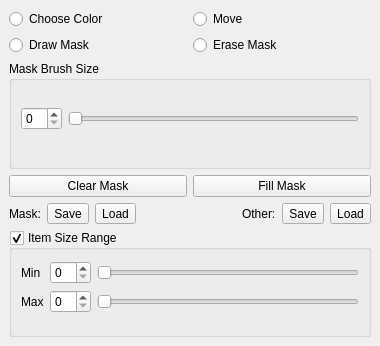
<?xml version="1.0" encoding="UTF-8"?>
<ui version="4.0">
 <class>ToolsDockWidget</class>
 <widget class="QDockWidget" name="ToolsDockWidget">
  <property name="geometry">
   <rect>
    <x>0</x>
    <y>0</y>
    <width>380</width>
    <height>346</height>
   </rect>
  </property>
  <property name="windowTitle">
   <string>Tools</string>
  </property>
  <widget class="QWidget" name="dockWidgetContents">
   <layout class="QVBoxLayout" name="verticalLayout">
    <item>
     <layout class="QVBoxLayout" name="verticalLayout_2">
      <item>
       <layout class="QGridLayout" name="gridLayout_2">
        <item row="2" column="0">
         <widget class="QRadioButton" name="chooseColorRadioButton">
          <property name="text">
           <string>Choose Color</string>
          </property>
         </widget>
        </item>
        <item row="3" column="0">
         <widget class="QRadioButton" name="drawMaskRadioButton">
          <property name="text">
           <string>Draw Mask</string>
          </property>
         </widget>
        </item>
        <item row="3" column="1">
         <widget class="QRadioButton" name="eraseMaskRadioButton">
          <property name="text">
           <string>Erase Mask</string>
          </property>
         </widget>
        </item>
        <item row="2" column="1">
         <widget class="QRadioButton" name="moveRadioButton">
          <property name="text">
           <string>Move</string>
          </property>
         </widget>
        </item>
       </layout>
      </item>
      <item>
       <widget class="QGroupBox" name="groupBox">
        <property name="title">
         <string>Mask Brush Size</string>
        </property>
        <layout class="QHBoxLayout" name="horizontalLayout">
         <property name="topMargin">
          <number>0</number>
         </property>
         <item>
          <widget class="QSpinBox" name="maskBrushSizeSpinBox"/>
         </item>
         <item>
          <widget class="QSlider" name="maskBrushSizeSlider">
           <property name="orientation">
            <enum>Qt::Horizontal</enum>
           </property>
          </widget>
         </item>
        </layout>
       </widget>
      </item>
      <item>
       <layout class="QHBoxLayout" name="horizontalLayout_2">
        <item>
         <widget class="QPushButton" name="completelyEraseMaskButton">
          <property name="text">
           <string>Clear Mask</string>
          </property>
         </widget>
        </item>
        <item>
         <widget class="QPushButton" name="completelyFillMaskButton">
          <property name="text">
           <string>Fill Mask</string>
          </property>
         </widget>
        </item>
       </layout>
      </item>
      <item>
       <layout class="QHBoxLayout" name="horizontalLayout_3">
        <item>
         <widget class="QLabel" name="maskLabel">
          <property name="sizePolicy">
           <sizepolicy hsizetype="Maximum" vsizetype="Preferred">
            <horstretch>0</horstretch>
            <verstretch>0</verstretch>
           </sizepolicy>
          </property>
          <property name="text">
           <string>Mask:</string>
          </property>
         </widget>
        </item>
        <item>
         <widget class="QToolButton" name="maskSaveButton">
          <property name="text">
           <string>Save</string>
          </property>
          <property name="popupMode">
           <enum>QToolButton::InstantPopup</enum>
          </property>
         </widget>
        </item>
        <item>
         <widget class="QToolButton" name="maskLoadButton">
          <property name="text">
           <string>Load</string>
          </property>
         </widget>
        </item>
        <item>
         <spacer name="horizontalSpacer">
          <property name="orientation">
           <enum>Qt::Horizontal</enum>
          </property>
          <property name="sizeHint" stdset="0">
           <size>
            <width>40</width>
            <height>20</height>
           </size>
          </property>
         </spacer>
        </item>
        <item>
         <widget class="QLabel" name="otherLabel">
          <property name="sizePolicy">
           <sizepolicy hsizetype="Maximum" vsizetype="Preferred">
            <horstretch>0</horstretch>
            <verstretch>0</verstretch>
           </sizepolicy>
          </property>
          <property name="text">
           <string>Other:</string>
          </property>
         </widget>
        </item>
        <item>
         <widget class="QToolButton" name="otherSaveButton">
          <property name="text">
           <string>Save</string>
          </property>
          <property name="popupMode">
           <enum>QToolButton::InstantPopup</enum>
          </property>
         </widget>
        </item>
        <item>
         <widget class="QToolButton" name="otherLoadButton">
          <property name="text">
           <string>Load</string>
          </property>
         </widget>
        </item>
       </layout>
      </item>
      <item>
       <widget class="QGroupBox" name="groupBox_2">
        <property name="title">
         <string>Item Size Range</string>
        </property>
        <property name="checkable">
         <bool>true</bool>
        </property>
        <layout class="QVBoxLayout" name="verticalLayout_3">
         <property name="topMargin">
          <number>0</number>
         </property>
         <item>
          <layout class="QGridLayout" name="gridLayout">
           <item row="0" column="1">
            <widget class="QSpinBox" name="minSizeSpinBox"/>
           </item>
           <item row="1" column="1">
            <widget class="QSpinBox" name="maxSizeSpinBox"/>
           </item>
           <item row="1" column="0">
            <widget class="QLabel" name="maxLabel">
             <property name="text">
              <string>Max</string>
             </property>
            </widget>
           </item>
           <item row="0" column="0">
            <widget class="QLabel" name="minLabel">
             <property name="text">
              <string>Min</string>
             </property>
            </widget>
           </item>
           <item row="1" column="2">
            <widget class="QSlider" name="maxSizeSlider">
             <property name="orientation">
              <enum>Qt::Horizontal</enum>
             </property>
            </widget>
           </item>
           <item row="0" column="2">
            <widget class="QSlider" name="minSizeSlider">
             <property name="orientation">
              <enum>Qt::Horizontal</enum>
             </property>
            </widget>
           </item>
          </layout>
         </item>
        </layout>
       </widget>
      </item>
     </layout>
    </item>
   </layout>
  </widget>
 </widget>
 <resources/>
 <connections/>
</ui>
